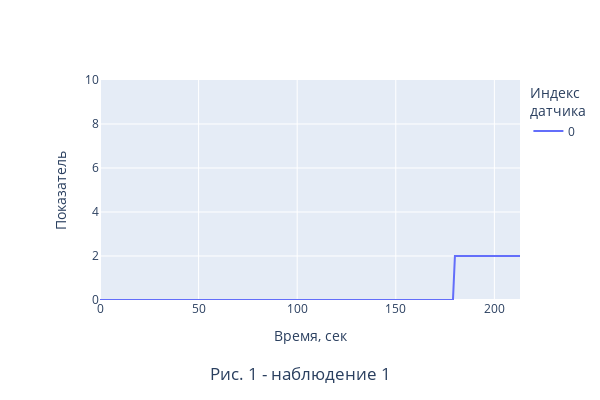

The notebook cell saved with this chart:
### Code cell
Pilot_id = 1
time_start=0
time_end=214

data = y_train
plot_counter=1

timesteps=[time_start, time_end]

df = pd.DataFrame(data = data[Pilot_id], index = [s for s in range(data[Pilot_id].shape[0])] 
                    #columns = [s for s in range(data[Pilot_id].shape[1])]
)

fig = px.line(data_frame=df.iloc[timesteps[0]:timesteps[1],:])

fig.update_layout(
    title=dict(text=f'Рис. {plot_counter}'+' - наблюдение ' + str(Pilot_id), x=.5, y=0.05, xanchor='center'), 
    xaxis_title_text = 'Время, сек', yaxis_title_text = 'Показатель',  yaxis_range = [0, 10],
    legend_title_text='Индекс <br>датчика',
    width=600, height=400,
    margin=dict(l=100, r=60, t=80, b=100),
)

fig.show()

### Figure 1 — Plotly figure (JSON) as saved in the notebook; plotly's stock layout.template omitted (floating-point values rounded to 4 significant figures; data arrays with more than 128 entries replaced by an {"elided": "..."} marker saying what was removed)
{"data": [{"hovertemplate": "variable=0<br>index=%{x}<br>value=%{y}<extra></extra>", "legendgroup": "0", "line": {"color": "#636efa", "dash": "solid"}, "marker": {"symbol": "circle"}, "mode": "lines", "name": "0", "orientation": "v", "showlegend": true, "type": "scatter", "x": {"elided": "214 int values"}, "xaxis": "x", "y": {"elided": "214 int values"}, "yaxis": "y"}], "layout": {"height": 400, "legend": {"title": {"text": "Индекс <br>датчика"}, "tracegroupgap": 0}, "margin": {"b": 100, "l": 100, "r": 60, "t": 80}, "title": {"text": "Рис. 1 - наблюдение 1", "x": 0.5, "xanchor": "center", "y": 0.05}, "width": 600, "xaxis": {"anchor": "y", "domain": [0, 1], "title": {"text": "Время, сек"}}, "yaxis": {"anchor": "x", "domain": [0, 1], "range": [0, 10], "title": {"text": "Показатель"}}}}
